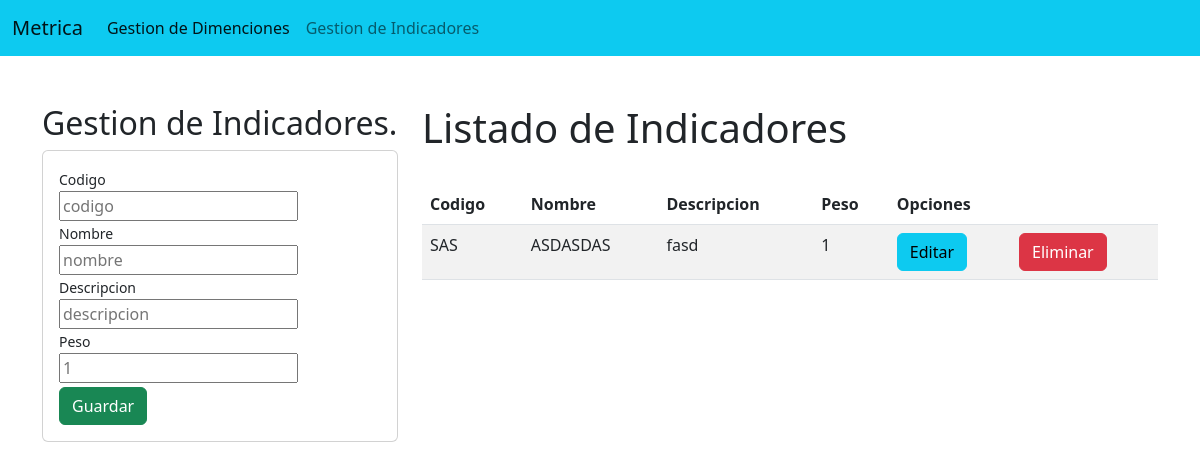
Screenshot of /gestionIndicador/ with the database file from the repository.
### gestionMetrica/models.py (models this page shows, shortened)
class indicador(models.Model):
    codigo=models.CharField(max_length=3,primary_key=True,serialize=False)
    nombre=models.CharField(max_length=100 )
    descripcion=models.CharField(max_length=1000)
    peso=models.PositiveSmallIntegerField()

### gestionMetrica/views.py (the view)
# urls.py: path('gestionIndicador/', views.gestionIndicador),
def gestionIndicador(request):
    indicadorList=indicador.objects.all()
    return render(request, 'gestionIndicador.html', {"indicadorList":indicadorList})#se le pasa por parametro {"criteriosMedidasList":criteriosMedidasList}

### gestionMetrica/templates/gestionIndicador.html
{% extends "./base.html" %}
{% block body %}
<div class="row">
    <div class="col-md-6 col-lg-4 col-xl-4 col-sm-12">
         <h2>Gestion de Indicadores.</h2>
         <div class="card">
           <div class="card-body">
            <form action="/registrarIndicador/"method="POST">{%csrf_token %}
                <small>Codigo</small>
                <div class="form-group">
                    <input type="text"id="txtcodigo"name="txtcodigo"class="form-contol" placeholder="codigo" minlength="3" maxlength="3" required>
                </div>
                <small>Nombre</small>
                <div class="form-group">
                    <input type="text"name="txtnombre"id="txtnombre"class="form-contol" placeholder="nombre" maxlength="10" required>
                </div>
                <small>Descripcion</small>
                <div class="form-group">
                    <input type="text"name="txtdescripcion"id="txtdescripcion"class="form-contol" placeholder="descripcion" maxlength="300" required>
                </div>
                <small>Peso</small>
                <div class="form-group">
                    <input type="number"id="txtpeso" name="txtpeso"class="form-contol" placeholder="1" maxlength="5" required>
                </div>
                 <div class="form-group">
                    <button type="submit"class="mt-1 btn btn-success btn-block text-white" >Guardar</button>
                 </div>
            </form>
           </div>
         </div>
    </div>
    <div class="col-md-6 col-lg-8 col-xl-8 col-sm-12">
           <h1>
            Listado de Indicadores
           </h1>
           <div class="table-responsive py-4">
            <table class="table table-striped">
               <thead>
                   <tr>
                    <th>Codigo</th>
                    <th>Nombre</th>
                    <th>Descripcion</th>
                    <th>Peso</th>
                    <th colspan="2">Opciones</th>
                   </tr>
               </thead>
                <tbody>
                     {% for c in indicadorList %}
                     <tr>
                        <td>{{c.codigo}}</td>
                        <td>{{c.nombre}}</td>
                        <td>{{c.descripcion}}</td>
                        <td>{{c.peso}}</td>
                        <td><a href="/editarIndicador/{{c.codigo}}"class="btn btn-info" >Editar</a></td>
                        <td><a href="/eliminarIndicador/{{c.codigo}}"class="btn btn-danger">Eliminar</a></td>
                     </tr>
                    {% endfor %}
                </tbody>
            </table>
           </div>
    </div>
</div>
{% endblock %}

### rows the page displays
indicador: codigo "SAS", nombre "ASDASDAS", descripcion "fasd", peso "1"
